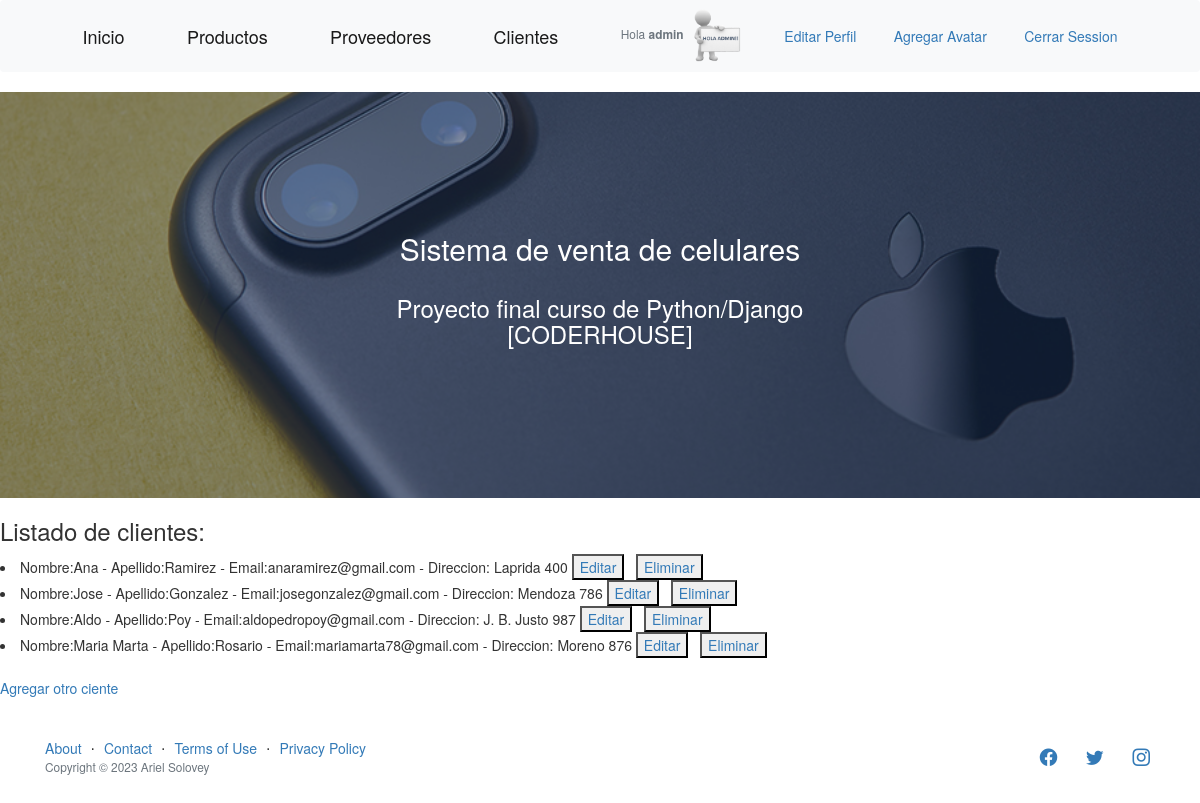
The page /AppCoder/clientes (signed in) on the database its author committed.
### AppCoder/models.py (models this page shows)
class Cliente (models.Model):
	nombre = models.CharField (max_length=30)
	apellido = models.CharField (max_length=30)
	email = models.EmailField()
	direccion = models.CharField (max_length=30)
	def __str__(self):
		return f"Nombre:{self.nombre} - Apellido:{self.apellido} - Email:{self.email} - Direccion: {self.direccion}"

### AppCoder/views.py (the view)
@login_required
def leerClientes (request):
    avatares = Avatar.objects.filter(user=request.user.id)
    clientes = Cliente.objects.all()
    contexto = {"clientes":clientes, "url":avatares[0].imagen.url}
    return render(request, "leerClientes.html", contexto)

### AppCoder/templates/leerClientes.html
{% extends 'padre.html' %}
{% load static %}
{% block contenidoQueCambia %}
    <h3>Listado de clientes: </h3>
    {% for p in clientes %}
    <li>{{p}} <button><a href="{% url 'EditarCliente' p.nombre %}">Editar</a></button>&nbsp;&nbsp; <button><a href="{% url 'EliminarCliente' p.nombre %}">Eliminar</a></button></li>
    {% endfor %}
    <br>
    <a href="altacliente">Agregar otro ciente</a>
    {% endblock %}

### AppCoder/templates/padre.html (shortened to what this page needs)
<!DOCTYPE html>
<html lang="en">
    <head>
        {% load static %}
        <link href="https://cdn.jsdelivr.net/npm/bootstrap-icons@1.5.0/font/bootstrap-icons.css" rel="stylesheet" type="text/css" />
        <link href="{% static 'AppCoder/css/styles.css' %}" rel="stylesheet" />
        <link rel="stylesheet" href="http://maxcdn.bootstrapcdn.com/bootstrap/3.3.6/css/bootstrap.min.css">
    </head>
    <body>
        <nav class="navbar navbar-light bg-light static-top">
            <div class ="container">
                <a class="navbar-brand" href="{% url 'Inicio' %}">Inicio</a>
                <a class="navbar-brand" href="{% url 'Productos' %}">Productos</a>
                <a class="navbar-brand" href="{% url 'Proveedores' %}">Proveedores</a>
                <a class="navbar-brand" href="{% url 'Clientes' %}">Clientes</a>
                {% if request.user.is_authenticated %}
                <p class="text-muted small mb-4 mb-lg-0">Hola <b>{{user.username}}</b> <img height="60px" src="{{url}}"></p>
                <a href="{% url 'EditarPerfil' %}">Editar Perfil</a>
                <a href="{% url 'AgregarAvatar' %}">Agregar Avatar</a>
                <a href="{% url 'Logout' %}">Cerrar Session</a>
                {% endif %}
            </div>
        </nav>
        {% if request.user.is_authenticated %}
        <header class="masthead">
            <div class="container position-relative">
                <div class="row justify-content-center">
                    <div class="col-xl-6">
                        <div class="text-center text-white">
                            <h1 class="mb-5">Sistema de venta de celulares</h1>
                            <h3 class="mb-5">Proyecto final curso de Python/Django [CODERHOUSE]</h2>
                        </div>
                    </div>
                </div>
            </div>
        </header>
        {% endif %}
        {% block contenidoQueCambia %}
        {% endblock %}
        <footer class="footer">
            <div class="container">
                <div class="row">
                    <div class="col-lg-6 h-100 text-center text-lg-start my-auto>
                        <ul class="list-inline mb-2">
                            <li class="list-inline-item"><a href="{% url 'Acerca' %}">About</a></li>
                            <li class="list-inline-item">⋅</li>
                            <li class="list-inline-item"><a href="{% url 'Construccion' %}">Contact</a></li>
                            <li class="list-inline-item">⋅</li>
                            <li class="list-inline-item"><a href="{% url 'Construccion' %}">Terms of Use</a></li>
                            <li class="list-inline-item">⋅</li>
                            <li class="list-inline-item"><a href="{% url 'Construccion' %}">Privacy Policy</a></li>
                        <p class="text-muted small mb-4 mb-lg-0">Copyright &copy; 2023 Ariel Solovey</p>
                    </div>
                    <div class="col-lg-6 h-100 text-center text-lg-end my-auto">
                        <ul class="list-inline mb-0">
                            <li class="list-inline-item me-4">
                                <a href="#!"><i class="bi-facebook fs-3"></i></a>
                            </li>
                            <li class="list-inline-item me-4">
                                <a href="#!"><i class="bi-twitter fs-3"></i></a>
                            </li>
                            <li class="list-inline-item">
                                <a href="#!"><i class="bi-instagram fs-3"></i></a>
                            </li>
                        </ul>
                    </div>
                </div>
            </div>
        </footer>
    </body>
</html>

### rows shown on the page
Cliente: nombre+apellido+email "Nombre:Ana - Apellido:Ramirez - Email:anaramirez@gmail.com - Direccion: Laprida 400"
Cliente: nombre+apellido+email "Nombre:Jose - Apellido:Gonzalez - Email:josegonzalez@gmail.com - Direccion: Mendoza 786"
Cliente: nombre+apellido+email "Nombre:Aldo - Apellido:Poy - Email:aldopedropoy@gmail.com - Direccion: J. B. Justo 987"
Cliente: nombre+apellido+email "Nombre:Maria Marta - Apellido:Rosario - Email:mariamarta78@gmail.com - Direccion: Moreno 876"

### other values the page prints
{{ user.username }} "admin"
